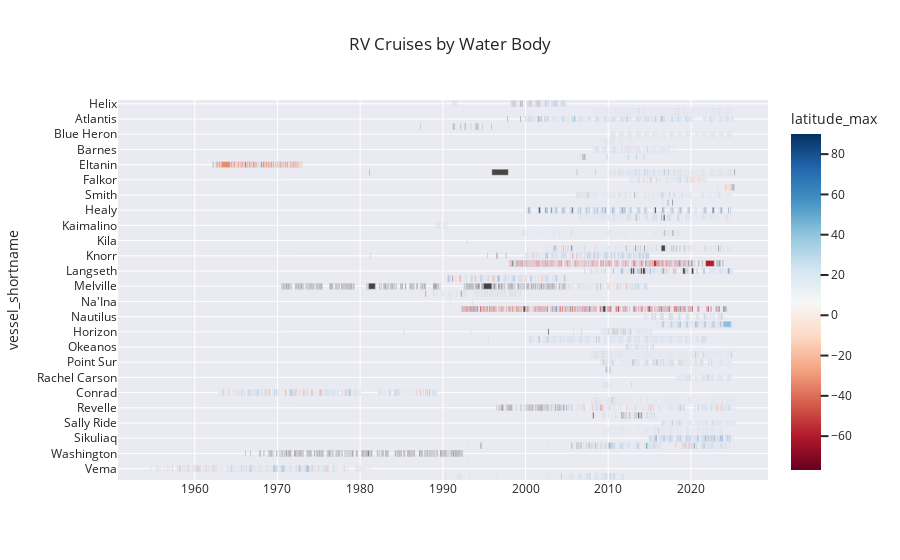

Notebook cell for this chart:
### Code cell
title = "RV Cruises by Water Body"

# TODO: add absolute lat column latitude_abs = max(abs(latitude_max), abs(latitude_min))

# Wrap the text and replace newlines with <br>
mdf['wrapped_text'] = mdf['cruise_name'].fillna('').str.wrap(30).apply(lambda x: x.replace('\n', '<br>'))


fig = px.timeline(
    mdf,
    x_start="depart_date",
    x_end="arrive_date",
    y="vessel_shortname",  # This will be the label for each bar on the y-axis
    color="latitude_max", # You can color by the same ID or another categorical column
    color_continuous_scale=px.colors.sequential.RdBu, # use RdBu divergent colormap to highlight polar cruises
    title=title,
    # Other optional arguments:
    hover_name="wrapped_text", # Show more info on hover
    hover_data=["cruise_id", "waterbody_name", "cruise_doi"], # Show more info on hover
    # text="label_on_bar", # Text directly on the bar
    # facet_row="some_category", # For breaking down by a category
    # template="plotly_white" # or "plotly_dark", "ggplot2", "seaborn", etc.
    template = "seaborn"
)

# You might want to sort the y-axis (tasks) for better readability
fig.update_yaxes(autorange="reversed") # To display the first task at the top

fig.show()
fig.write_html("plots/RV Cruises by Waterbody.html")

### Figure 1 — Plotly figure (JSON) as saved in the notebook; plotly's stock layout.template omitted (floating-point values rounded to 4 significant figures; data arrays with more than 128 entries replaced by an {"elided": "..."} marker saying what was removed)
{"data": [{"base": {"elided": "9796 str values"}, "customdata": {"elided": "9796x3 str values"}, "hovertemplate": "<b>%{hovertext}</b><br><br>depart_date=%{base}<br>arrive_date=%{x}<br>vessel_shortname=%{y}<br>cruise_id=%{customdata[0]}<br>waterbody_name=%{customdata[1]}<br>cruise_doi=%{customdata[2]}<br>latitude_max=%{marker.color}<extra></extra>", "hovertext": {"elided": "9796 str values"}, "legendgroup": "", "marker": {"color": {"elided": "9796 float values"}, "coloraxis": "coloraxis", "pattern": {"shape": ""}}, "name": "", "orientation": "h", "showlegend": false, "textposition": "auto", "type": "bar", "x": {"elided": "9796 int values"}, "xaxis": "x", "y": {"elided": "9796 str values"}, "yaxis": "y"}], "layout": {"autosize": true, "barmode": "overlay", "coloraxis": {"colorbar": {"title": {"text": "latitude_max"}}, "colorscale": [[0, "rgb(103,0,31)"], [0.1, "rgb(178,24,43)"], [0.2, "rgb(214,96,77)"], [0.3, "rgb(244,165,130)"], [0.4, "rgb(253,219,199)"], [0.5, "rgb(247,247,247)"], [0.6, "rgb(209,229,240)"], [0.7, "rgb(146,197,222)"], [0.8, "rgb(67,147,195)"], [0.9, "rgb(33,102,172)"], [1, "rgb(5,48,97)"]]}, "legend": {"tracegroupgap": 0}, "title": {"text": "RV Cruises by Water Body"}, "xaxis": {"anchor": "y", "autorange": true, "domain": [0, 1], "range": ["1950-09-21 16:00", "2029-04-26 08:00"], "type": "date"}, "yaxis": {"anchor": "x", "autorange": true, "domain": [0, 1], "range": [49.5, -0.5], "title": {"text": "vessel_shortname"}, "type": "category"}}}
